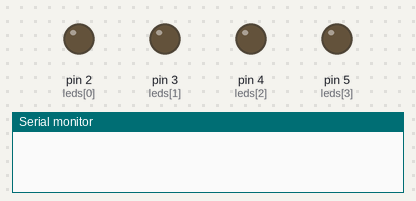
The sketch below on a simulated Arduino Uno, built with avr-gcc and run on an emulated ATmega328P. On the bench: output pins drawn as LEDs (lit = HIGH), the last lines printed to the serial monitor.

Above: at 0.12 s.
At 2.37 s:
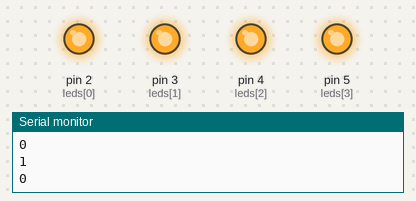
Timing chart, 0 to 3.0 s (numbered marks = the images above):
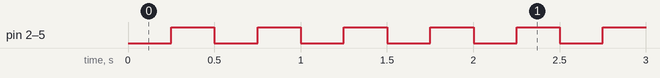

Measured:
- by itself, pin 2 (leds[0]), pin 3 (leds[1]), pin 4 (leds[2]), pin 5 (leds[3]): alternates HIGH for 0.25 s and LOW for 0.25 s

The sketch:

Casa1.ino
```cpp
int leds[4] = {2,3,4,5};
 int i = 0;
long tempoSalvo = 0;
long espera = 250;
long estado = LOW;

void setup() {
    Serial.begin(9600);
  for(int i=0; i<4;i++){
    pinMode(leds[i],OUTPUT);
  }
}

void loop() {
  unsigned long tempoCorrido = millis();

  if(tempoCorrido-tempoSalvo >= espera){
    tempoSalvo = tempoCorrido;
      Serial.println(digitalRead(leds[i]));
      if(estado == HIGH){
         estado = LOW ;
      }else{
         estado = HIGH ;
      }
      for(int i=0;i<4;i++){
         digitalWrite(leds[i], estado);
      }
  }
}
```
